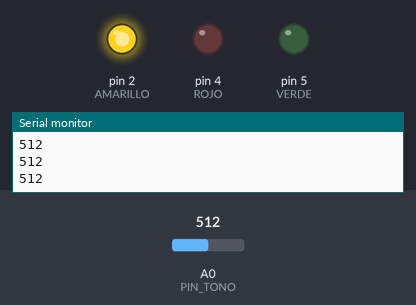
A sketch run on a simulated Arduino Uno, built with avr-gcc and run on an emulated ATmega328P. Shown: output pins drawn as LEDs (lit = HIGH), the last lines printed to the serial monitor. The test bench sets the inputs (shaded band); at power-on: A0 (PIN_TONO) = 512.

Above: at 1.2 s.
1.3 s: A0 (PIN_TONO) set to 489
At 2.2 s:
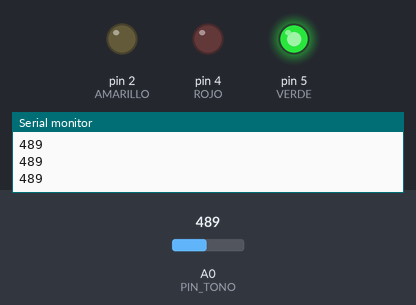
2.8 s: A0 (PIN_TONO) set to 1023
At 3.3 s:
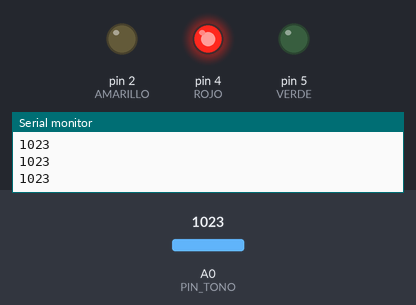
4.3 s: A0 (PIN_TONO) set to 1004
At 5.5 s:
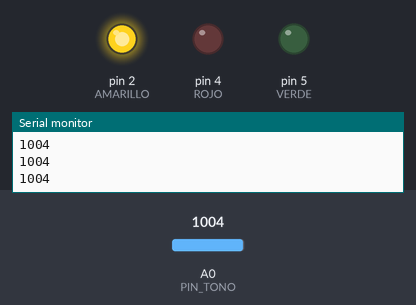
5.8 s: A0 (PIN_TONO) set to 490
At 6.9 s:
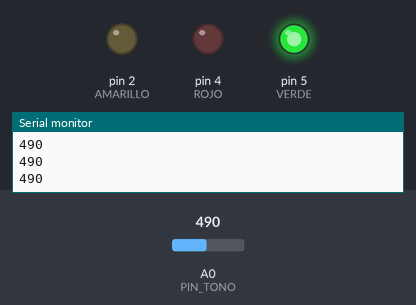
Timing chart, 0 to 8.3 s (numbered marks = the images above; inputs shaded):
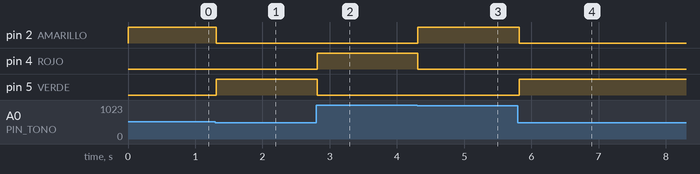

The sketch:

circuito_10.ino
```cpp
/*
Enlace Tinkercad
https://www.tinkercad.com/things/3IiveoaOuKE-copy-of-circuito-9/editel?sharecode=QCfORCjJIPqhjbk1wijcwsdijc0UHH2FRfAFBnSZ8B0
*/


#define PIN_TONO A0
#define VERDE 5
#define AMARILLO 2
#define ROJO 4

void setup()
{
  pinMode(PIN_TONO, INPUT);
  pinMode(VERDE,OUTPUT);
  pinMode(AMARILLO, OUTPUT);
  pinMode(ROJO, OUTPUT);
  Serial.begin(9600);
}

void loop()
{
  int ldr=analogRead(PIN_TONO);
  Serial.println(ldr);
  if(ldr >= 1017)
  {
    int ldr=analogRead(PIN_TONO);
  	Serial.println(ldr);
    digitalWrite(VERDE, LOW);
    digitalWrite(AMARILLO, LOW);
    digitalWrite(ROJO, HIGH);
  }
  else if(ldr >= 500)
  {
    int ldr=analogRead(PIN_TONO);
  	Serial.println(ldr);
    digitalWrite(VERDE, LOW);
    digitalWrite(ROJO, LOW);
    digitalWrite(AMARILLO, HIGH);
  }
  else
  {
    int ldr=analogRead(PIN_TONO);
  	Serial.println(ldr);
    digitalWrite(ROJO, LOW);
    digitalWrite(AMARILLO, LOW);
    digitalWrite(VERDE, HIGH);
  }
}
```

Measured:
- the behaviour switches between 500 and 499 on A0 (PIN_TONO) (found by bisection; images 0 and 1)
- the behaviour switches between 1017 and 1016 on A0 (PIN_TONO) (found by bisection; images 2 and 3)
- after the input at 1.3 s, pin 2 (AMARILLO): HIGH → LOW at once; pin 5 (VERDE): LOW → HIGH at once
- after the input at 2.8 s, pin 4 (ROJO): LOW → HIGH at once; pin 5 (VERDE): HIGH → LOW at once
- after the input at 4.3 s, pin 2 (AMARILLO): LOW → HIGH at once; pin 4 (ROJO): HIGH → LOW at once
- after the input at 5.8 s, pin 2 (AMARILLO): HIGH → LOW at once; pin 5 (VERDE): LOW → HIGH at once
